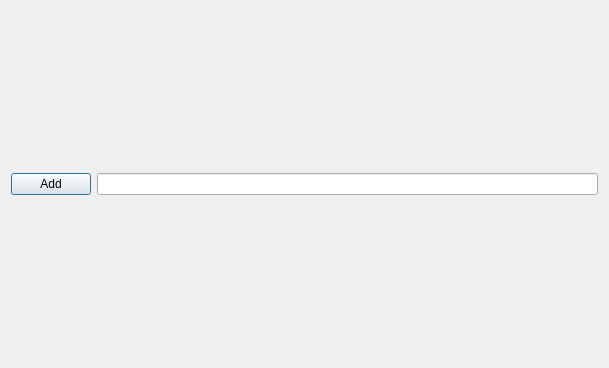
<?xml version="1.0" encoding="UTF-8"?>
<ui version="4.0">
 <class>Add</class>
 <widget class="QDialog" name="Add">
  <property name="geometry">
   <rect>
    <x>0</x>
    <y>0</y>
    <width>609</width>
    <height>368</height>
   </rect>
  </property>
  <property name="windowTitle">
   <string>Dialog</string>
  </property>
  <layout class="QGridLayout" name="gridLayout">
   <item row="0" column="0">
    <layout class="QHBoxLayout" name="horizontalLayout">
     <item>
      <widget class="QPushButton" name="pushButton">
       <property name="text">
        <string>Add</string>
       </property>
      </widget>
     </item>
     <item>
      <widget class="QLineEdit" name="lineEdit"/>
     </item>
    </layout>
   </item>
  </layout>
 </widget>
 <resources/>
 <connections/>
</ui>
